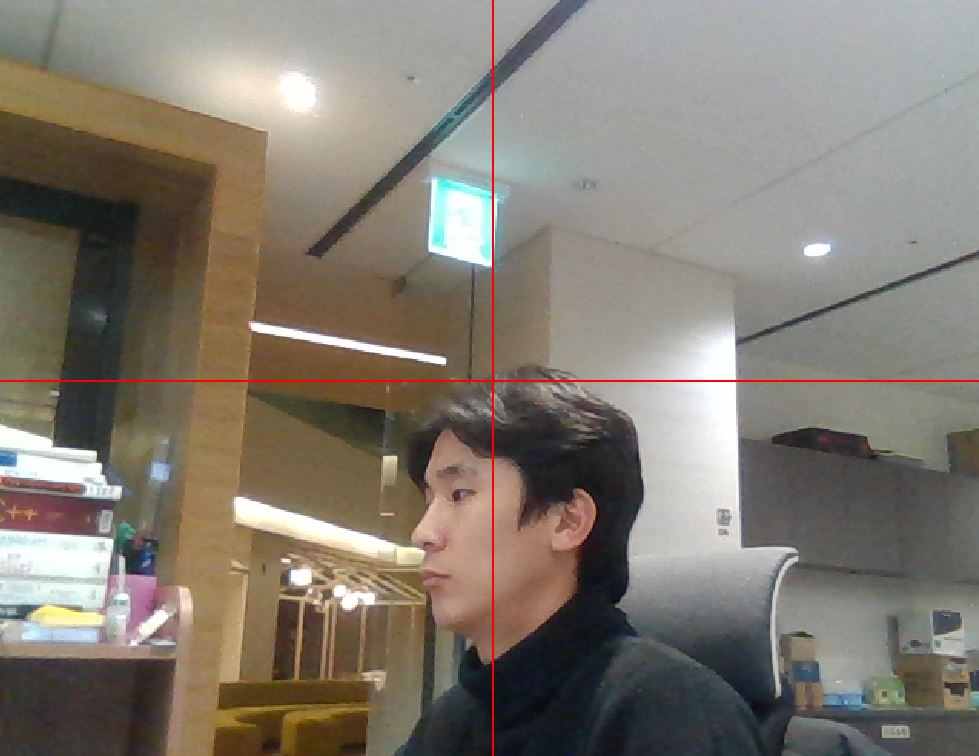
//> input picture opencvCamera/opencvCamera/test1.JPG, 979 x 756 px, given in place of , which was not available
$ ./main   (built with g++ and OpenCV 4)
//> lines starting //> are read from the running program, lines starting //| are printed output that depends on the picture; after the words box and inside, x2 and y2 are one past the last pixel; in counts of white or black regions, pixels touching at a corner belong together; pictures that were not available may be replaced by others from this repository, and a replacement may not be noted
#include <stdio.h>
#include <opencv2/opencv.hpp>
#include <opencv2/core/core.hpp>
#include <opencv2/highgui/highgui.hpp>
#include <iostream>
#include <string>

using namespace std;
using namespace cv;

int main(int, char**)
{
    VideoCapture cap;
    cap.open("http://192.168.8.1:8080/?action=stream");
    //cap.open(0);
    int w = cvRound(cap.get(CAP_PROP_FRAME_WIDTH));
    int h = cvRound(cap.get(CAP_PROP_FRAME_HEIGHT));

    int centorW = w / 2 + 1;
    int centorH = h / 2 + 1;

    if (!cap.isOpened())
    {
        cout << "can not open Camera" << endl;
        return -1;
    }

    cout << "Frame width: " << cvRound(cap.get(CAP_PROP_FRAME_WIDTH)) << endl;
    cout << "Frame height: " << cvRound(cap.get(CAP_PROP_FRAME_HEIGHT)) << endl;
    cout << "Frame count: " << cvRound(cap.get(CAP_PROP_FRAME_COUNT)) << endl;

    double fps = cap.get(CAP_PROP_FPS);
    cout << "FPS: " << fps << endl;

    int delay = cvRound(1000 / fps);
    cout << "delay: " << delay << endl;

    //cap.set(CAP_PROP_FRAME_WIDTH, 1000);
    //cap.set(CAP_PROP_FRAME_HEIGHT, 1000);

    Mat frame, mat_result;

    while (cap.read(frame))
    {
//> frame is the input picture: 756 rows x 979 cols, CV_8UC3; mean B, G, R 112.7, 122.7, 129.9
		Mat mat_gray;
		cvtColor(frame, mat_gray, COLOR_BGR2GRAY);
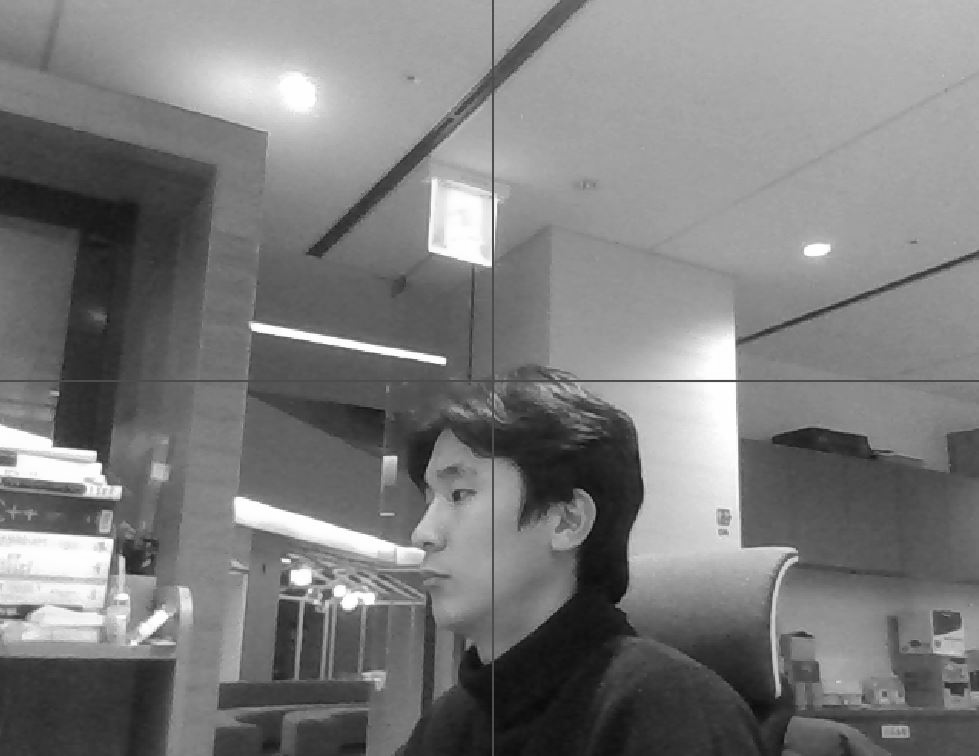
//> mat_gray: 756 rows x 979 cols, CV_8UC1; min 6, max 255, mean 123.8

		Mat binary_image;
		threshold(mat_gray, mat_gray, 0, 255, THRESH_BINARY_INV | THRESH_OTSU);
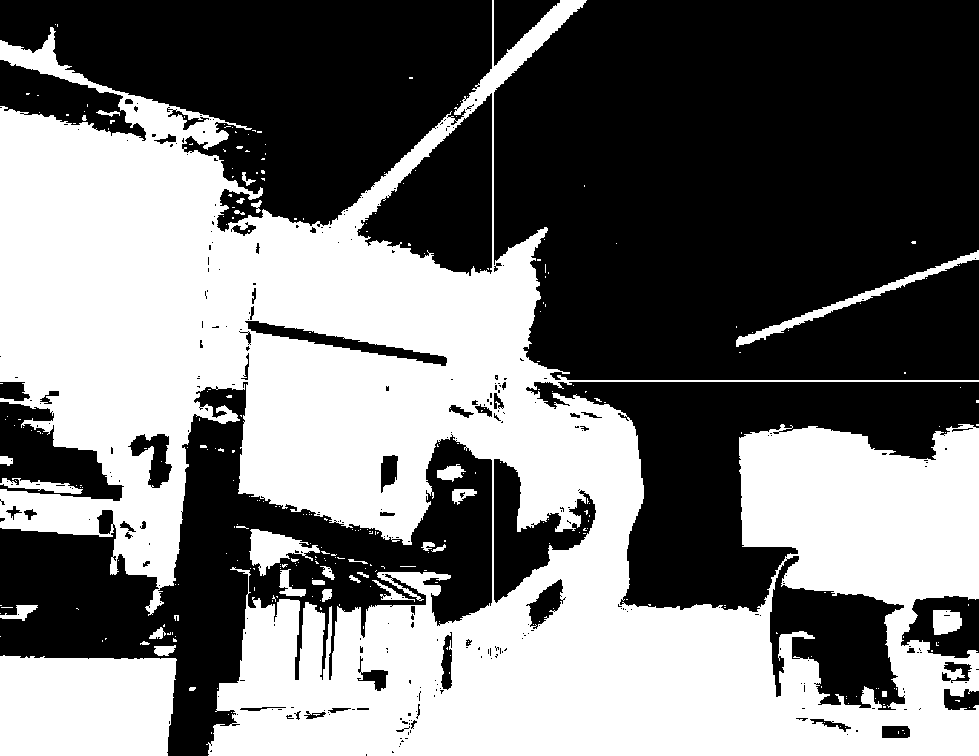
//> mat_gray: 756 rows x 979 cols, CV_8UC1; 46.1% white; 299 white regions (264 under 20 px)

		//contour를 찾는다.
		vector<vector<Point> > contours;
		findContours(mat_gray, contours, RETR_LIST, CHAIN_APPROX_SIMPLE);
//> contours = 686 contours, 590 with area under 20; largest, box (x1, y1, x2, y2) and area: (0, 0, 979, 756) 350920, (0, 655, 177, 756) 16636, (356, 92, 493, 277) 13405, (769, 555, 906, 711) 11638, (493, 458, 597, 604) 6347

		//contour를 근사화한다.
		vector<Point2f> approx;
		mat_result = frame.clone();

		for (size_t i = 0; i < contours.size(); i++)
		{
			approxPolyDP(Mat(contours[i]), approx, arcLength(Mat(contours[i]), true) * 0.02, true);

			if (fabs(contourArea(Mat(approx))) > 100)  //면적이 일정크기 이상이어야 한다.
			{

				int size = (int)approx.size();

				//Contour를 근사화한 직선을 그린다.
				if (size == 4)
				{
					line(mat_result, approx[0], approx[approx.size() - 1], Scalar(0, 255, 0), 3);

					for (int k = 0; k < size - 1; k++)
						line(mat_result, approx[k], approx[k + 1], Scalar(0, 255, 0), 3);

					for (int k = 0; k < size; k++)
						circle(mat_result, approx[k], 3, Scalar(0, 0, 255));
				}
			}
		}
//> this loop made 686 passes
//> size on passes 21, 33, 45, 63, 104, 105, 113, 137, 157, 185, 200, 231: 6, 10, 7, 4, 9, 12, 4, 9, 6, 5, 7, 6
//> approx on passes 10, 12, 13, 14, 20, 22: 1 Point (x, y): [904, 733], 2 Points (x, y): [211, 732], [211, 733], 2 Points (x, y): [898, 731], [898, 733], 2 Points (x, y): [902, 730], [903, 730], 1 Point (x, y): [845, 727], 1 Point (x, y): [840, 726]
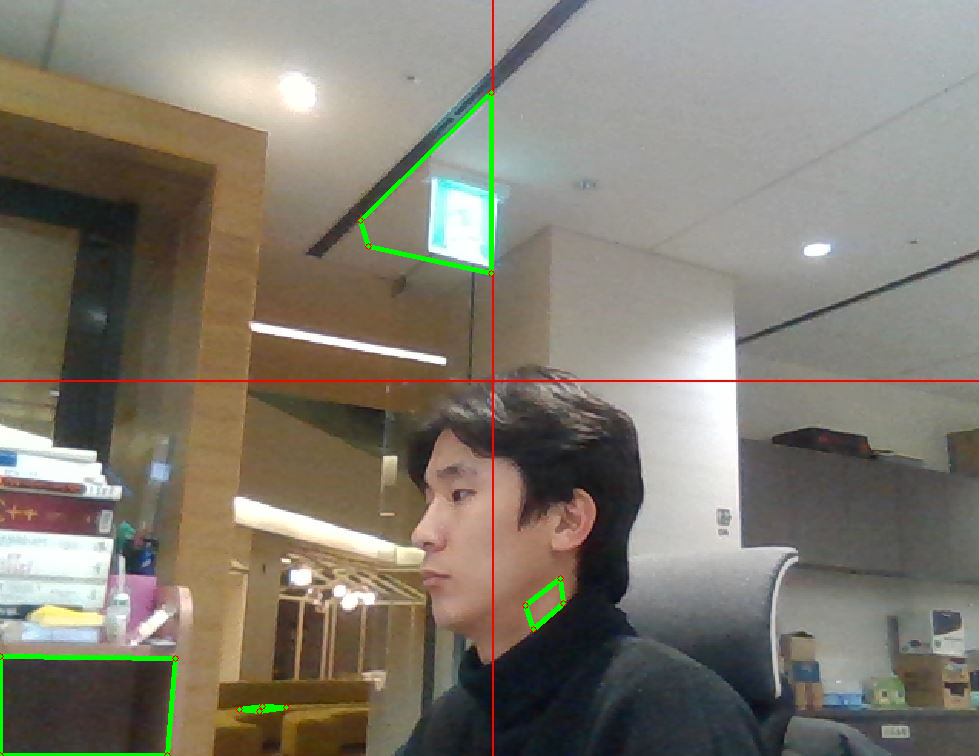
//> mat_result: 756 rows x 979 cols, CV_8UC3; 0.76% of pixels changed, all inside (x1, y1, x2, y2) = (0, 89, 567, 756)
//> after the loop, approx = 11 Points (x, y): [0, 40], [0, 527], [492, 460], [208, 755], [978, 755], [973, 425], [619, 604], [534, 381], [978, 380], [529, 360], [586, 0]


        // vertical line
        line(mat_result, Point(mat_result.cols / 2 + 1, 0),
            Point(mat_result.cols / 2 + 1, mat_result.rows - 1),
            Scalar(0, 0, 255));

        // horizontal line
        line(mat_result, Point(0, mat_result.rows / 2 + 1),
            Point(mat_result.cols - 1, mat_result.rows / 2 + 1),
            Scalar(0, 0, 255));
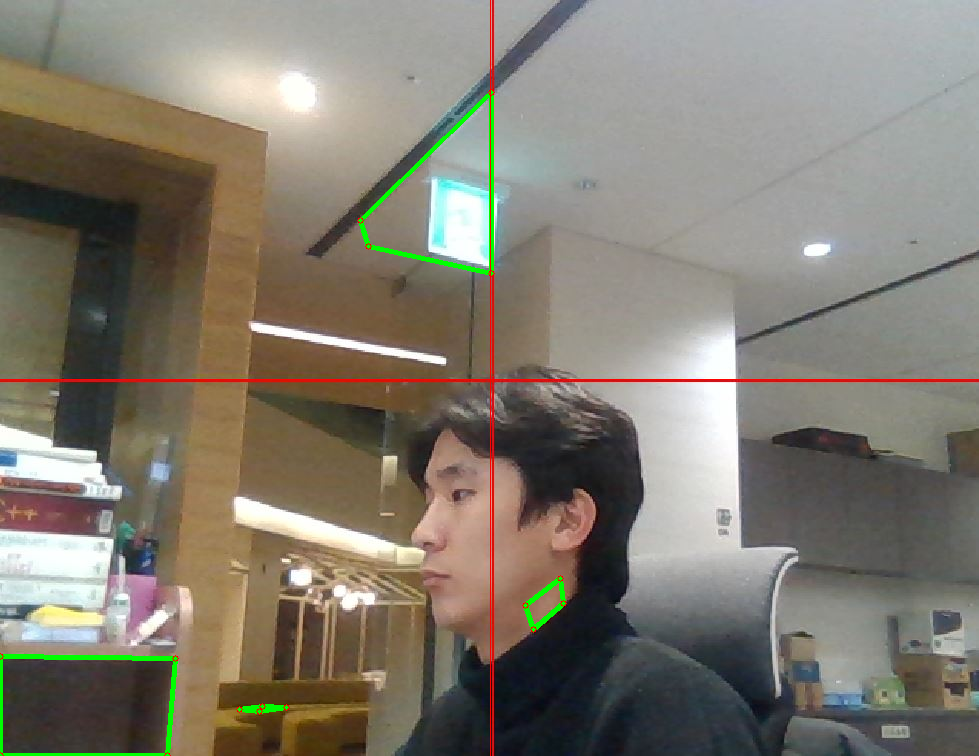
//> mat_result: 756 rows x 979 cols, CV_8UC3; mean B, G, R 111.9, 123.5, 129.3

        imshow("Frame", mat_result);
        if (waitKey(10) == 27)
//> the Esc key is pressed
            break;;
    }

    destroyAllWindows();
    return 0;
}
